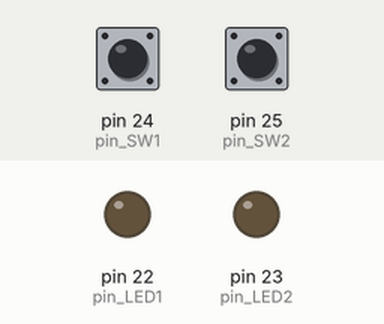
This sketch was run on a simulated Arduino Mega 2560, built with avr-gcc and run on an emulated ATmega2560. Shown: output pins drawn as LEDs (lit = HIGH). Inputs (shaded band) come from the test bench; at power-on: pin 24 (pin_SW1) LOW, pin 25 (pin_SW2) LOW.

Above: at 1.2 s.
1.3 s: pin 24 (pin_SW1) pulled HIGH for 0.25 s
At 1.5 s:
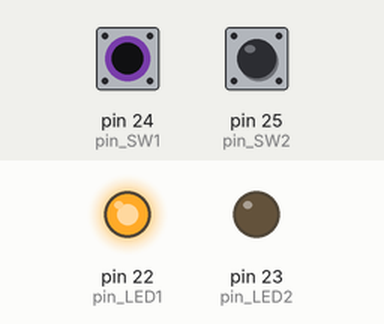
3.1 s: pin 25 (pin_SW2) pulled HIGH for 0.25 s
At 3.3 s:
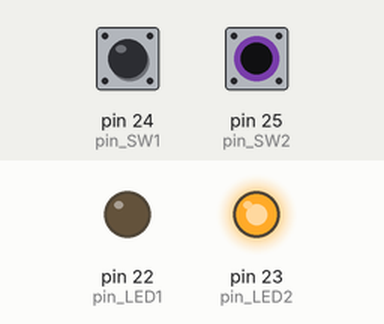
4.9 s: pin 25 (pin_SW2) pulled HIGH for 3.2 s
At 9.2 s:
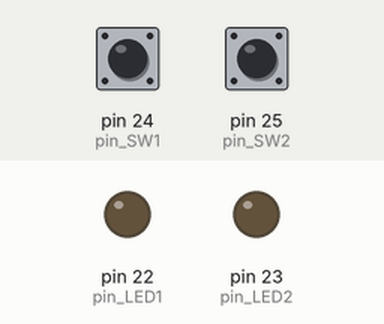
9.7 s: pin 24 (pin_SW1) pulled HIGH for 3.2 s
At 10.4 s:
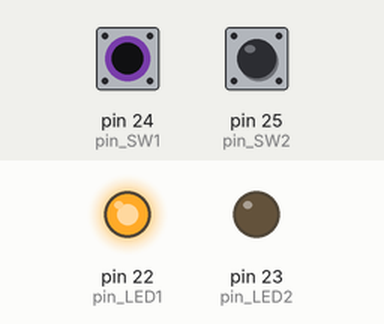
14.5 s: pin 24 (pin_SW1) driven HIGH and pin 25 (pin_SW2) driven HIGH
At 15.3 s:
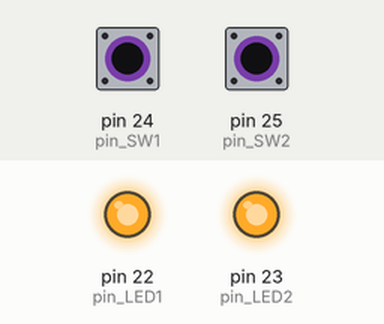
Timing chart, 0 to 17.1 s (numbered marks = the images above; inputs shaded):
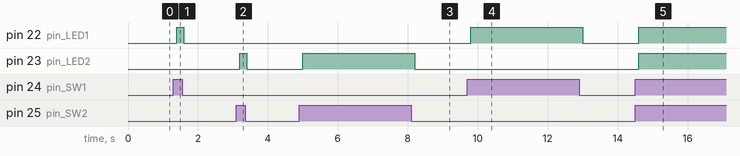

The sketch:

IOT_SMART_THING_LED_SW.ino
```cpp
int pin_LED1 = 22;
int pin_LED2 = 23;
int pin_SW1 = 24;
int pin_SW2 = 25;

void setup() {
  pinMode(pin_SW1, INPUT);
  pinMode(pin_SW2, INPUT);
  pinMode(pin_LED1, OUTPUT);
  pinMode(pin_LED2, OUTPUT);
}

void loop() {
  digitalWrite(pin_LED1, digitalRead(pin_SW1));
  digitalWrite(pin_LED2, digitalRead(pin_SW2));
  delay(200);
}
```

Measured:
- after the input at 1.3 s, pin 22 (pin_LED1): LOW → HIGH after 0.10 s, → LOW 0.20 s later
- after the input at 3.1 s, pin 23 (pin_LED2): LOW → HIGH after 0.10 s, → LOW 0.20 s later
- after the input at 4.9 s, pin 23 (pin_LED2): LOW → HIGH after 0.10 s, → LOW 3.2 s later
- after the input at 9.7 s, pin 22 (pin_LED1): LOW → HIGH after 0.10 s, → LOW 3.2 s later
- after the input at 14.5 s, pin 22 (pin_LED1), pin 23 (pin_LED2): LOW → HIGH after 0.10 s
